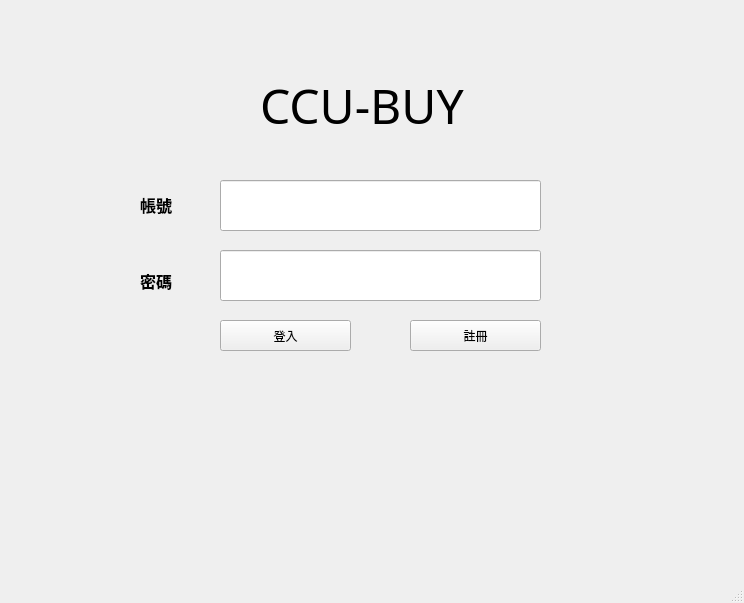
<?xml version="1.0" encoding="UTF-8"?>
<ui version="4.0">
 <class>MainWindow</class>
 <widget class="QMainWindow" name="MainWindow">
  <property name="geometry">
   <rect>
    <x>0</x>
    <y>0</y>
    <width>744</width>
    <height>603</height>
   </rect>
  </property>
  <property name="windowTitle">
   <string>CCUBUY</string>
  </property>
  <property name="styleSheet">
   <string notr="true">background:(:/image/image.jpg)</string>
  </property>
  <widget class="QWidget" name="centralwidget">
   <widget class="QLineEdit" name="account_edit">
    <property name="geometry">
     <rect>
      <x>220</x>
      <y>180</y>
      <width>321</width>
      <height>51</height>
     </rect>
    </property>
   </widget>
   <widget class="QLineEdit" name="pwd_edit">
    <property name="geometry">
     <rect>
      <x>220</x>
      <y>250</y>
      <width>321</width>
      <height>51</height>
     </rect>
    </property>
    <property name="echoMode">
     <enum>QLineEdit::Password</enum>
    </property>
   </widget>
   <widget class="QPushButton" name="login_btn">
    <property name="geometry">
     <rect>
      <x>220</x>
      <y>320</y>
      <width>131</width>
      <height>31</height>
     </rect>
    </property>
    <property name="text">
     <string>登入</string>
    </property>
   </widget>
   <widget class="QPushButton" name="regis_btn">
    <property name="geometry">
     <rect>
      <x>410</x>
      <y>320</y>
      <width>131</width>
      <height>31</height>
     </rect>
    </property>
    <property name="text">
     <string>註冊</string>
    </property>
   </widget>
   <widget class="QLabel" name="label">
    <property name="geometry">
     <rect>
      <x>140</x>
      <y>194</y>
      <width>61</width>
      <height>21</height>
     </rect>
    </property>
    <property name="font">
     <font>
      <family>Adobe 繁黑體 Std B</family>
      <pointsize>12</pointsize>
      <weight>75</weight>
      <bold>true</bold>
     </font>
    </property>
    <property name="text">
     <string>帳號</string>
    </property>
   </widget>
   <widget class="QLabel" name="label_2">
    <property name="geometry">
     <rect>
      <x>140</x>
      <y>270</y>
      <width>61</width>
      <height>21</height>
     </rect>
    </property>
    <property name="font">
     <font>
      <family>Adobe 繁黑體 Std B</family>
      <pointsize>12</pointsize>
      <weight>75</weight>
      <bold>true</bold>
     </font>
    </property>
    <property name="text">
     <string>密碼</string>
    </property>
   </widget>
   <widget class="QLabel" name="label_3">
    <property name="geometry">
     <rect>
      <x>260</x>
      <y>60</y>
      <width>321</width>
      <height>91</height>
     </rect>
    </property>
    <property name="font">
     <font>
      <family>Bauhaus 93</family>
      <pointsize>36</pointsize>
     </font>
    </property>
    <property name="layoutDirection">
     <enum>Qt::RightToLeft</enum>
    </property>
    <property name="text">
     <string>CCU-BUY</string>
    </property>
   </widget>
  </widget>
  <widget class="QStatusBar" name="statusbar"/>
 </widget>
 <resources>
  <include location="a.qrc"/>
 </resources>
 <connections/>
</ui>
